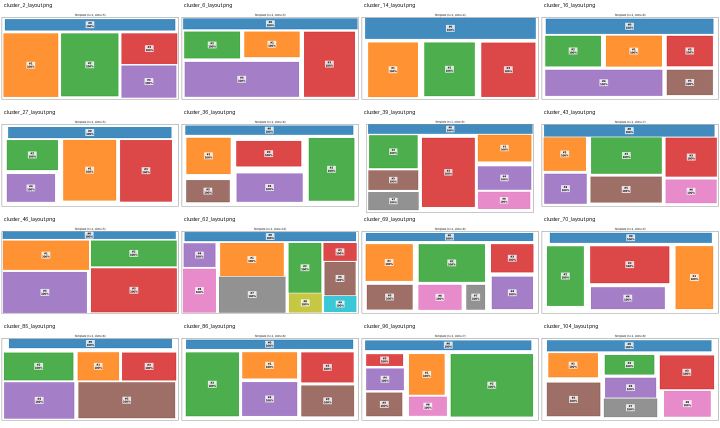
#> input picture poster_generation/templates/landscape/_layout_contact_sheet.png, 1440 x 856 px (shown at 1/2 size)
$ python -i extract_templates.py   (imports and definitions only)
#> lines starting #> are read from the running program, lines starting #| are printed output that depends on the picture; after the words box and inside, x2 and y2 are one past the last pixel; in counts of white or black regions, pixels touching at a corner belong together
#> further down, picture is the input picture: PIL image 1440x856 RGB; mean R, G, B 193.3, 178.2, 168.9
from __future__ import annotations

import argparse
import csv
import json
import subprocess
from dataclasses import dataclass
from pathlib import Path
from typing import Any, Dict, List, Tuple

import cv2
import numpy as np
from PIL import Image, ImageDraw


@dataclass(frozen=True)
class TemplateProfile:
    template_id: str
    orientation: str
    header: Dict[str, float]
    lanes: List[Dict[str, Any]]
    panels: List[Dict[str, Any]]
    logo_regions: List[Dict[str, Any]]
    footer: Dict[str, float] | None = None


PROFILES: Dict[str, TemplateProfile] = {
    "poster(1).png": TemplateProfile(
        template_id="extracted_poster1_landscape_three_panel",
        orientation="landscape",
        header={"x": 0.035, "y": 0.025, "w": 0.93, "h": 0.17},
        lanes=[
            {"id": "left", "x": 0.035, "y": 0.235, "w": 0.285, "h": 0.665, "panel_ids": ["intro_panel"]},
            {"id": "middle", "x": 0.355, "y": 0.235, "w": 0.29, "h": 0.665, "panel_ids": ["method_panel"]},
            {"id": "right", "x": 0.68, "y": 0.235, "w": 0.285, "h": 0.665, "panel_ids": ["results_panel"]},
        ],
        panels=[
            {"id": "intro_panel", "lane_id": "left", "x": 0.035, "y": 0.235, "w": 0.285, "h": 0.665},
            {"id": "method_panel", "lane_id": "middle", "x": 0.355, "y": 0.235, "w": 0.29, "h": 0.665},
            {"id": "results_panel", "lane_id": "right", "x": 0.68, "y": 0.235, "w": 0.285, "h": 0.665},
        ],
        logo_regions=[{"id": "title_right_logo", "x": 0.78, "y": 0.04, "w": 0.18, "h": 0.12}],
        footer={"x": 0.035, "y": 0.915, "w": 0.93, "h": 0.055},
    ),
    "poster(2).png": TemplateProfile(
        template_id="extracted_poster2_landscape_multi_panel",
        orientation="landscape",
        header={"x": 0.0, "y": 0.0, "w": 1.0, "h": 0.15},
        lanes=[
            {"id": "left", "x": 0.025, "y": 0.18, "w": 0.30, "h": 0.72, "panel_ids": ["motivation_panel", "task1_panel"]},
            {"id": "middle", "x": 0.345, "y": 0.18, "w": 0.31, "h": 0.72, "panel_ids": ["task2_panel", "task3_panel"]},
            {"id": "right", "x": 0.675, "y": 0.18, "w": 0.30, "h": 0.72, "panel_ids": ["results_panel"]},
        ],
        panels=[
            {"id": "motivation_panel", "lane_id": "left", "x": 0.025, "y": 0.18, "w": 0.14, "h": 0.72},
            {"id": "task1_panel", "lane_id": "left", "x": 0.175, "y": 0.18, "w": 0.15, "h": 0.72},
            {"id": "task2_panel", "lane_id": "middle", "x": 0.345, "y": 0.18, "w": 0.15, "h": 0.72},
            {"id": "task3_panel", "lane_id": "middle", "x": 0.505, "y": 0.18, "w": 0.15, "h": 0.72},
            {"id": "results_panel", "lane_id": "right", "x": 0.675, "y": 0.18, "w": 0.30, "h": 0.72},
        ],
        logo_regions=[{"id": "title_right_logo", "x": 0.82, "y": 0.02, "w": 0.15, "h": 0.11}],
        footer={"x": 0.0, "y": 0.925, "w": 1.0, "h": 0.075},
    ),
    "poster(3).png": TemplateProfile(
        template_id="extracted_poster3_portrait_section_band",
        orientation="portrait",
        header={"x": 0.025, "y": 0.025, "w": 0.95, "h": 0.115},
        lanes=[
            {"id": "left", "x": 0.025, "y": 0.175, "w": 0.95, "h": 0.22, "panel_ids": ["introduction_band"]},
            {"id": "middle", "x": 0.025, "y": 0.44, "w": 0.95, "h": 0.28, "panel_ids": ["methodology_band"]},
            {"id": "right", "x": 0.025, "y": 0.765, "w": 0.95, "h": 0.20, "panel_ids": ["results_band"]},
        ],
        panels=[
            {"id": "introduction_band", "lane_id": "left", "x": 0.025, "y": 0.175, "w": 0.95, "h": 0.22},
            {"id": "methodology_band", "lane_id": "middle", "x": 0.025, "y": 0.44, "w": 0.95, "h": 0.28},
            {"id": "results_band", "lane_id": "right", "x": 0.025, "y": 0.765, "w": 0.95, "h": 0.20},
        ],
        logo_regions=[
            {"id": "title_left_logo", "x": 0.025, "y": 0.03, "w": 0.13, "h": 0.10},
            {"id": "title_right_logo", "x": 0.82, "y": 0.03, "w": 0.15, "h": 0.10},
        ],
    ),
}


def normalize_box(x: int, y: int, w: int, h: int, image_w: int, image_h: int) -> Dict[str, float]:
    return {
        "x": round(x / image_w, 5),
        "y": round(y / image_h, 5),
        "w": round(w / image_w, 5),
        "h": round(h / image_h, 5),
    }


# [22 lines left out: function run_tesseract_tsv, not called in this run]


def detect_large_regions(image: Image.Image) -> List[Dict[str, Any]]:
    rgb = np.array(image.convert("RGB"))
    gray = cv2.cvtColor(rgb, cv2.COLOR_RGB2GRAY)
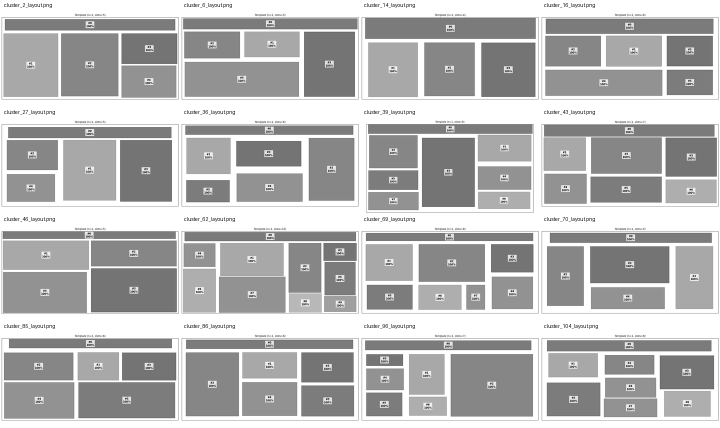
#> gray: shape (856, 1440) (shown at 1/2 size); min 0, max 255, mean 181.8
    edges = cv2.Canny(gray, 60, 160)
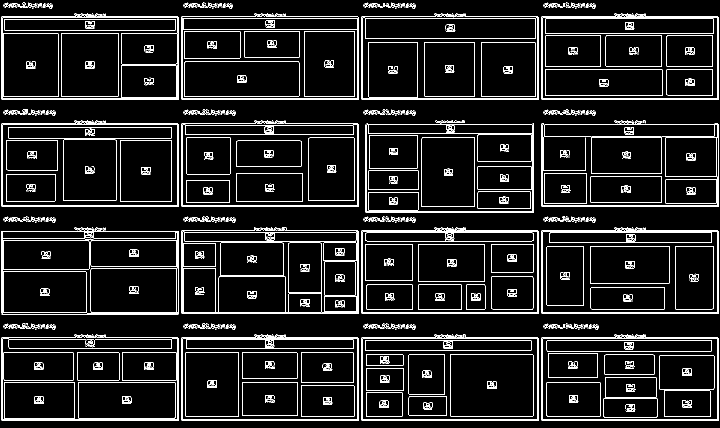
#> edges: shape (856, 1440) (shown at 1/2 size); 7.3% white in thin lines or dots
    kernel = cv2.getStructuringElement(cv2.MORPH_RECT, (15, 15))
    closed = cv2.morphologyEx(edges, cv2.MORPH_CLOSE, kernel)
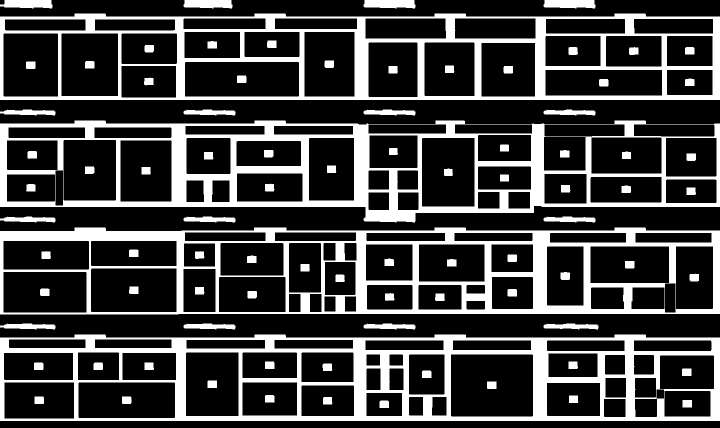
#> closed: shape (856, 1440) (shown at 1/2 size); 24.3% white; 89 white regions
    contours, _ = cv2.findContours(closed, cv2.RETR_EXTERNAL, cv2.CHAIN_APPROX_SIMPLE)
#> contours = 19 contours; largest, box (x1, y1, x2, y2) and area: (0, 241, 1440, 445) 245508, (0, 455, 1440, 629) 240430, (0, 669, 1440, 842) 240362, (0, 27, 1440, 200) 240361, (1087, 0, 1191, 17) 1464

    image_h, image_w = gray.shape
#> image_h = 856; image_w = 1440
    regions = []
    for contour in contours:
        x, y, w, h = cv2.boundingRect(contour)
        area_ratio = (w * h) / float(image_w * image_h)
        if area_ratio < 0.01 or w < image_w * 0.05 or h < image_h * 0.04:
            continue
        box = normalize_box(x, y, w, h, image_w, image_h)
        box["area_ratio"] = round(area_ratio, 5)
        regions.append(box)
#> this loop made 19 passes
#> (x, y, w, h, area_ratio) on passes 2, 3, 4, 5, 7, 8, 9, 11, 12, 13, 14, 16: (1087, 647, 110, 12, 0.00107), (727, 647, 104, 12, 0.00101), (367, 647, 104, 12, 0.00101), (0, 647, 111, 12, 0.00108), (1087, 433, 104, 12, 0.00101), (367, 433, 104, 12, 0.00101), (0, 433, 111, 12, 0.00108), (1087, 219, 104, 12, 0.00101), (727, 219, 104, 12, 0.00101), (367, 219, 104, 12, 0.00101), (0, 219, 111, 12, 0.00108), (1087, 0, 104, 17, 0.00143)
#> (x, y, w, h, area_ratio) on passes 1, 6, 10, 15: (0, 669, 1440, 173, 0.202), (0, 455, 1440, 174, 0.203), (0, 241, 1440, 204, 0.238), (0, 27, 1440, 173, 0.202)
#> after the loop, regions = 4 items
    return sorted(regions, key=lambda item: item["area_ratio"], reverse=True)[:40]


# [130 lines left out: functions sample_style_tokens, build_template, draw_overlay, not called in this run]


def write_json(path: Path, data: Dict[str, Any]) -> None:
    path.parent.mkdir(parents=True, exist_ok=True)
    path.write_text(json.dumps(data, indent=2, ensure_ascii=False), encoding="utf-8")


# [23 lines left out: functions extract_templates, main, not called in this run]


# [2 lines not run here, left out]

>>> from PIL import Image
>>> picture = Image.open('../../templates/landscape/_layout_contact_sheet.png')
>>> result = detect_large_regions(picture)
#> result = 4 items

$ run again, on poster_generation/templates/landscape/cluster_2_layout.png
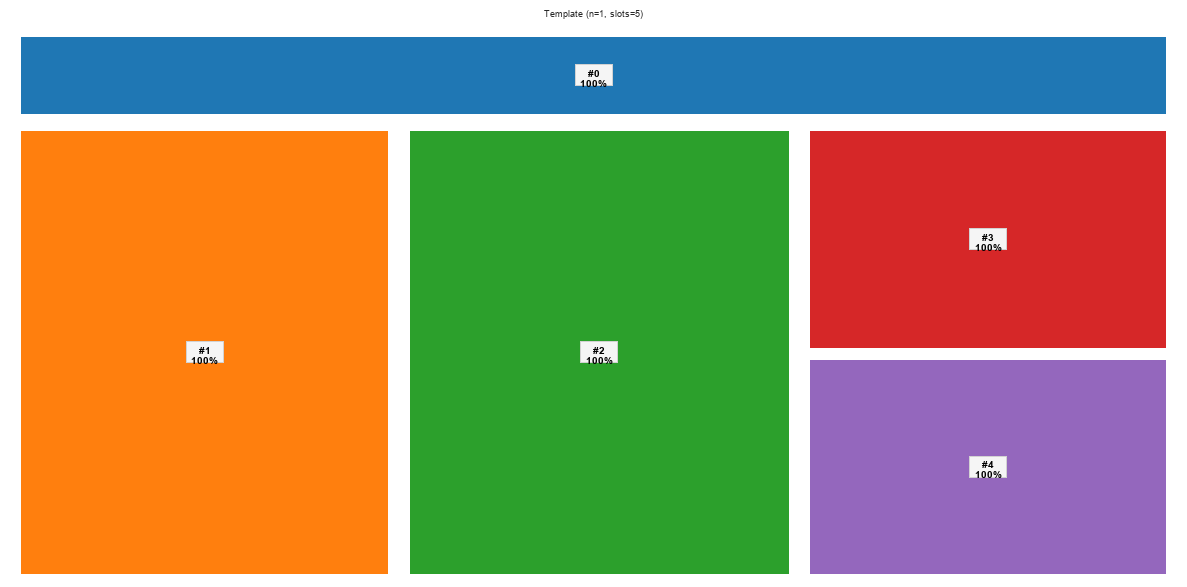
#> input picture poster_generation/templates/landscape/cluster_2_layout.png, 1187 x 587 px
#> picture is the input picture: PIL image 1187x587 RGB; mean R, G, B 159.9, 145, 108
#> in detect_large_regions, `edges = cv2.Canny(gray, 60, 160)`:
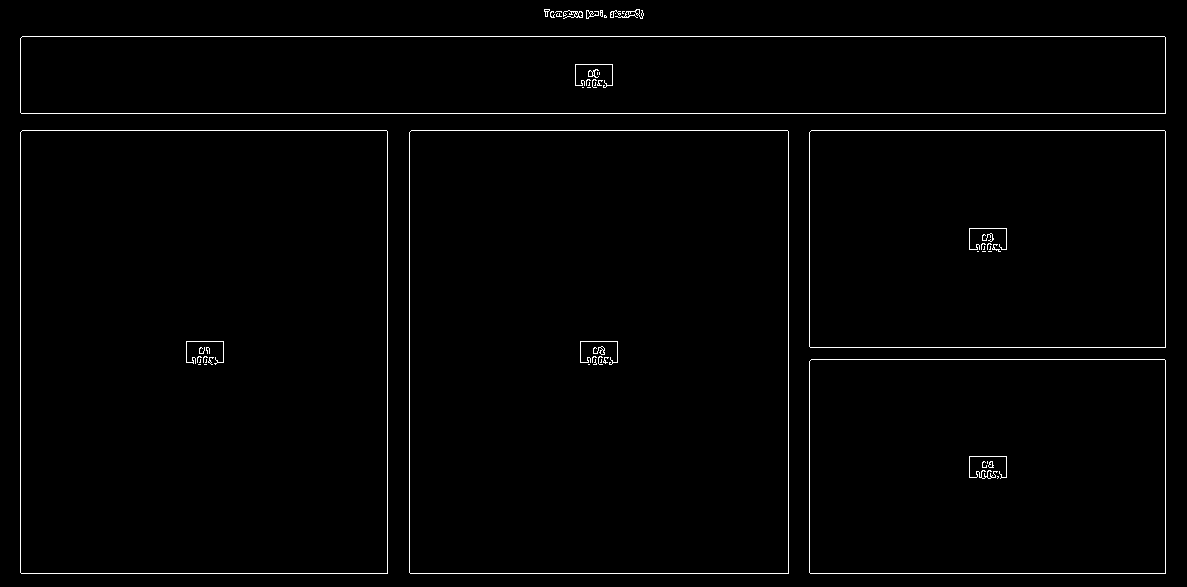
#> edges: shape (587, 1187); 1.4% white in thin lines or dots
#> in detect_large_regions, `closed = cv2.morphologyEx(edges, cv2.MORPH_CLOSE, kernel)`:
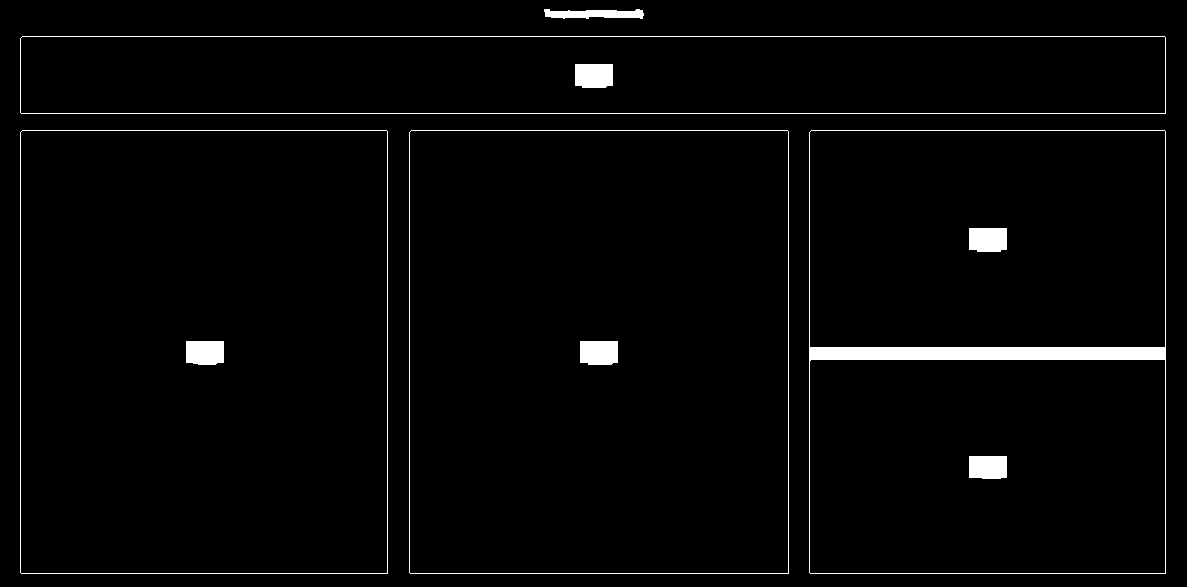
#> closed: shape (587, 1187); 2.4% white; 10 white regions
#> contours = 5 contours; box (x1, y1, x2, y2) and area: (409, 130, 789, 574) 167894, (20, 130, 388, 574) 162578, (809, 130, 1166, 574) 157705, (20, 36, 1166, 114) 88162, (544, 9, 644, 19) 627
#> the loop in detect_large_regions, `for contour in contours:` made 5 passes
#> (x, y, w, h, area_ratio) on passes 1 to 4: (809, 130, 357, 444, 0.227), (409, 130, 380, 444, 0.242), (20, 130, 368, 444, 0.234), (20, 36, 1146, 78, 0.128)
#> after the loop in detect_large_regions, `for contour in contours:`: regions = 4 items
